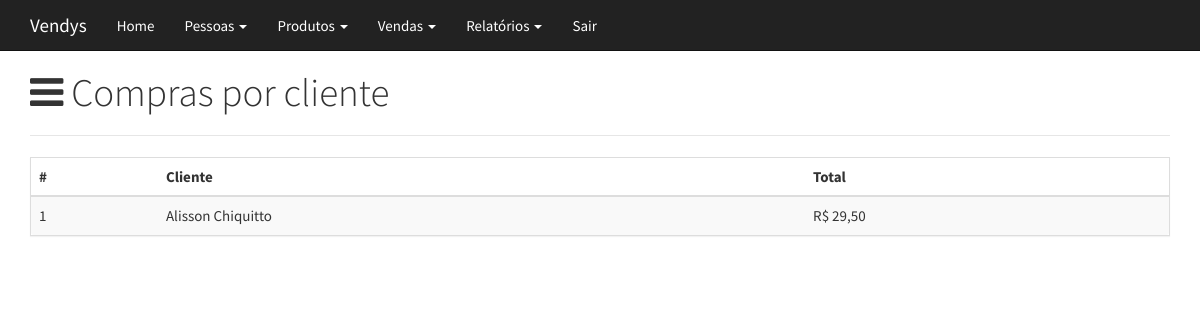
Page /rel1-imprimir.php (signed in) on the committed database.
### tables this page shows
CREATE TABLE IF NOT EXISTS `venda` (
  `idvenda` INT NOT NULL AUTO_INCREMENT,
  `data` DATETIME NULL,
  `idcliente` INT(11) NOT NULL,
  `status` CHAR(1) NULL,
  `idusuario` INT NOT NULL,
  PRIMARY KEY (`idvenda`),
  INDEX `fk_venda_cliente1_idx` (`idcliente` ASC),
  INDEX `fk_venda_usuario1_idx` (`idusuario` ASC),
  CONSTRAINT `fk_venda_cliente1`
    FOREIGN KEY (`idcliente`)
    REFERENCES `cliente` (`idcliente`)
    ON DELETE NO ACTION
    ON UPDATE NO ACTION,
  CONSTRAINT `fk_venda_usuario1`
    FOREIGN KEY (`idusuario`)
    REFERENCES `usuario` (`idusuario`)
    ON DELETE NO ACTION
    ON UPDATE NO ACTION);

CREATE TABLE IF NOT EXISTS `cliente` (
  `idcliente` INT(11) NOT NULL AUTO_INCREMENT,
  `nome` VARCHAR(100) NOT NULL,
  `email` VARCHAR(255) NOT NULL,
  `ativo` CHAR(1) NOT NULL,
  PRIMARY KEY (`idcliente`));

### rel1-imprimir.php (the view, shortened to what this page needs)
<?php
require './lib/conexao.php';
$periodo = (int) $_GET['periodo'];
$agrupar = isset($_GET['agrupar']) ? 1 : 0;
$sql = "Select
  v.idvenda,
  c.idcliente,
  c.nome clienteNome,
  Sum(vi.precopago * vi.qtd) precoTotal
From venda v
Inner Join cliente c
  On c.idCliente = v.idCliente
Inner Join vendaitem vi
  On vi.idvenda = v.idvenda";
$where = array();
$where[] = "(v.status = '" . VENDA_FECHADA . "')";
$where[] = "(v.data >='" . date('Y-m-d', $periodo) . "')";
$sql .= "\nWhere ".join(' and ',$where);
if ($agrupar == 1) {
  $sql .= "\nGroup By v.idcliente";
}
else {
  $sql .= "\nGroup By v.idvenda";
}
?>
<!DOCTYPE html>
<html lang="pt-br">
  <head>
  </head>
  <body>
<div class="container">
<div class="page-header">
  <h1><i class="fa fa-reorder"></i> Compras por cliente</h1>
</div>
<div class="panel panel-default">
  <table class="table table-striped table-hover">
    <thead>
      <tr>
        <th>#</th>
        <th>Cliente</th>
        <th>Total</th>
      </tr>
    </thead>
    <tbody>
        <?php
        $consulta = mysqli_query($con,$sql);
        while($resultado = mysqli_fetch_assoc($consulta)){
      ?>
      <tr>
        <td><?php echo $resultado['idvenda']; ?></td>
        <td><?php echo $resultado['clienteNome']; ?></td>
        <td>R$ <?php echo number_format($resultado['precoTotal'], 2, ",", "."); ?></td>
      </tr>
        <?php } ?>
    </tbody>
  </table>
</div>
</div>
  </body>
</html>

### rows in the picture
venda: idvenda "1", idcliente.nome "Alisson Chiquitto", precoTotal "29,50"
